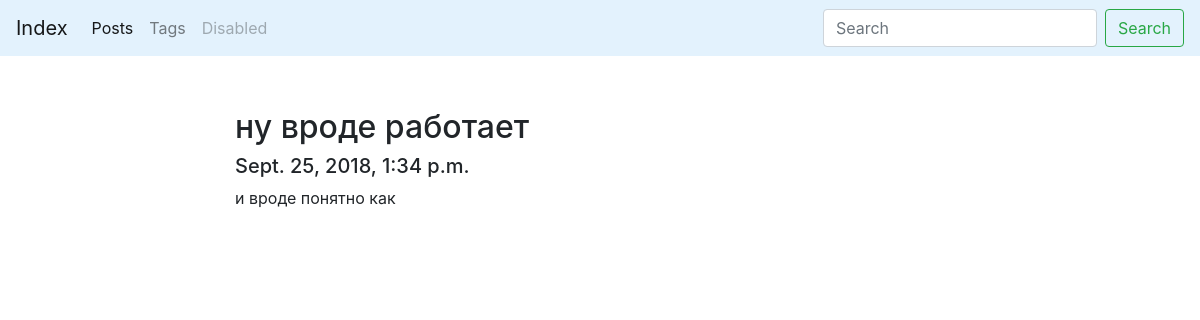
The app's page /blog/post/nu-vrode-rabotaet-1537882464/ with its own data.
### blog/models.py (models this page shows, shortened)
class Post(models.Model):
    title = models.CharField(max_length=150, db_index=True)
    slug = models.SlugField(max_length=150, blank=True, unique=True)
    body = models.TextField(blank=True, db_index=True)
    tags = models.ManyToManyField('Tag', blank=True, related_name='posts')
    date_pub = models.DateTimeField(auto_now_add=True)
    class Meta:
        ordering = ['-date_pub']

### blog/views.py (the view)
# urls.py: path('post/<str:slug>/', PostDetailView.as_view(), name='post_detail_url'),
class PostDetailView(ObjectDetailMixin, View):
    model = Post
    template_name = 'blog/post_detail.html'

### blog/utils.py (called while the page is built)
    def get(self, request, slug):
        obj = self.model.objects.get(slug__iexact=slug)
        return render(request, self.template_name,
                      {
                          self.model.__name__.lower(): obj,
                          'admin_object': obj,
                          'detail': True,
                      })

### blog/templates/blog/post_detail.html (shortened to what this page needs)
{% extends 'blog/base_blog.html' %}
{% block content %}
    <h2 class="mt-1">{{ post.title }}</h2>
    <h5 class="mt-1">{{ post.date_pub }}</h5>
    <p>
        {{ post.body }}
    </p>
{% endblock %}

### records on screen
Post: title "ну вроде работает", date_pub "Sept. 25, 2018, 1:34 p.m.", body "и вроде понятно как"
